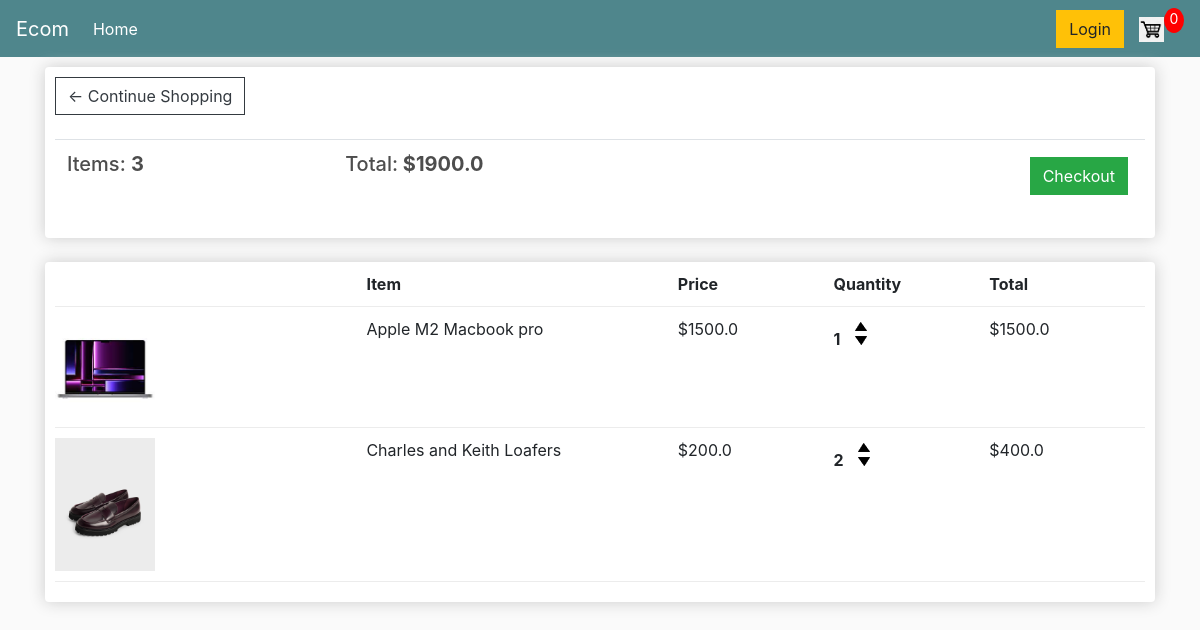
The app's page /cart/ (signed in) with its own data.
### store/models.py (models this page shows, shortened)
class Order(models.Model):
    customer = models.ForeignKey(Customer, on_delete=models.SET_NULL, null=True, blank= True)
    date_ordered = models.DateTimeField(auto_now_add=True)
    completed = models.BooleanField(default= False, null=True, blank=False)
    trasnsaction_id = models.CharField(max_length=100, null=True, blank=True)
    @property
    def get_cart_total(self):
        orderitems = self.orderitem_set.all()
        total = sum([item.get_total for item in orderitems])
        return total
    @property
    def get_cart_items(self):
        orderitems = self.orderitem_set.all()
        total = sum([item.quantity for item in orderitems])
        return total

class OrderItem(models.Model):
    product = models.ForeignKey(Product, on_delete=models.SET_NULL, null=True, blank= True)
    order = models.ForeignKey(Order, on_delete=models.SET_NULL, null=True, blank= True)
    quantity = models.IntegerField(null=True, blank = True)
    date_added = models.DateTimeField(auto_now_add=True)
    @property
    def get_total(self):
        total = self.product.price * self.quantity
        return total

class Product(models.Model):
    name = models.CharField(max_length=100, null=True, blank=True)
    price = models.FloatField()
    digital = models.BooleanField(default= False, null=True, blank=False)
    images = models.ImageField(null=True, blank= True)
    @property
    def imageUrl(self):
        try:
            url = self.images.url
        except:
            url =""
        return url

### store/views.py (the view)
# urls.py: path('cart/', views.cart, name='cart'),
def cart(request):
    if request.user.is_authenticated:
        customer = request.user.customer
        order, created = Order.objects.get_or_create(customer = customer, completed = False)
        items = order.orderitem_set.all()
    else:
        items = []
        order = {'get_cart_total': 0, 'get_cart_item': 0}
    context = {'items':items, 'orders':order}
    return render(request, 'store/cart.html', context)

### store/templates/store/cart.html
{% extends 'store/main.html' %}
{% load static %}
{% block content %}
	<div class="row">
		<div class="col-lg-12">
			<div class="box-element">
				<a  class="btn btn-outline-dark" href="{% url 'store' %}">&#x2190; Continue Shopping</a>
				<br>
				<br>
				<table class="table">
					<tr>
						<th><h5>Items: <strong>{{orders.get_cart_items}}</strong></h5></th>
						<th><h5>Total:<strong> ${{orders.get_cart_total}}</strong></h5></th>
						<th>
							<a  style="float:right; margin:5px;" class="btn btn-success" href="{% url 'checkout' %}">Checkout</a>
						</th>
					</tr>
				</table>
			</div>
			<br>
			<div class="box-element">
				<div class="cart-row">
					<div style="flex:2"></div>
					<div style="flex:2"><strong>Item</strong></div>
					<div style="flex:1"><strong>Price</strong></div>
					<div style="flex:1"><strong>Quantity</strong></div>
					<div style="flex:1"><strong>Total</strong></div>
				</div>
				{% for item in items %}
				<div class="cart-row">
					<div style="flex:2"><img class="row-image" src="{{item.product.imageUrl}}"></div>
					<div style="flex:2"><p>{{item.product.name}}</p></div>
					<div style="flex:1"><p>${{item.product.price}}</p></div>
					<div style="flex:1">
						<p class="quantity">{{item.quantity}}</p>
						<div class="quantity">
							<img class="chg-quantity" src="{% static  'images/arrow-up.png' %}">
							<img class="chg-quantity" src="{% static  'images/arrow-down.png' %}">
						</div>
					</div>
					<div style="flex:1"><p>${{item.get_total}}</p></div>
				</div>
				{%  endfor %}
			</div>
		</div>
	</div>
{% endblock content %}

### static/css/main.css (style rules this page uses)
body { background-color: hsl(0, 0%, 98%); }
h1,h2,h3,h4,h5,h6 { color:hsl(0, 0%, 30%); }
.box-element { box-shadow:hsl(0, 0%, 80%) 0 0 16px; background-color: #fff; border-radius: 4px; padding: 10px; }
.col-lg-4, .col-lg-6, .col-lg-8, .col-lg-12 { margin-top: 10px; }
.btn { border-radius: 0; }
.row-image { width: 100px; }
.cart-row { display: flex; align-items: flex-stretch; padding-bottom: 10px; margin-bottom: 10px; border-bottom: 1px solid #ececec; }
.quantity { display: inline-block; font-weight: 700; padding-right:10px; }
.chg-quantity { width: 12px; cursor: pointer; display: block; margin-top: 5px; transition:.1s; }

### records on screen
Order: get_cart_items "3", get_cart_total "1900.0"
OrderItem: product.imageUrl (picture), product.name "Apple M2 Macbook pro", product.price "1500.0", quantity "1", get_total "1500.0"
OrderItem: product.imageUrl (picture), product.name "Charles and Keith Loafers", product.price "200.0", quantity "2", get_total "400.0"
